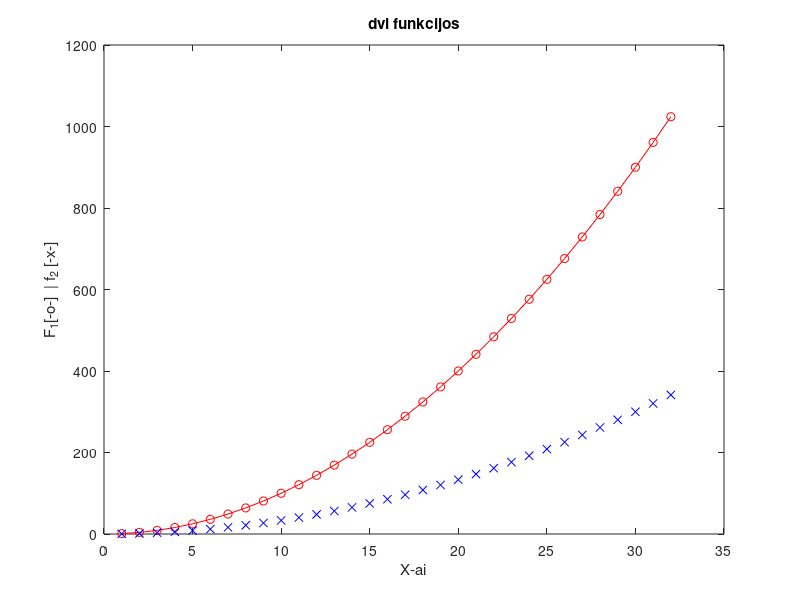

Reproduce this figure in MATLAB.
%% main task
x = 1:32;
y = x.^2;
plot(x, y,'o-r',x, y/3, 'xb')
title('dvi funkcijos')
xlabel('X-ai')
ylabel('F_1[-o-]  | f_2 [-x-]')
%% complementary task
n=5;
v=n+4:0.5:n+4+0.5*n;
a=n:n+8;
a=reshape(a,3,3).';
disp('n =')
disp(n)
disp('vector v =')
disp(v)
disp('matrix a =')
disp(a)
%task 4
a1 = a(3,2);
a2 = a(2:3,1:2);
a3 = a([1 3],[1 3]);

disp('a1 =')
disp(a1)

disp('a2 =')
disp(a2)

disp('a3 =')
disp(a3)
%task 5
v = v(1:3);
b = [a v.'];

disp('Matrix B =')
disp(b)
